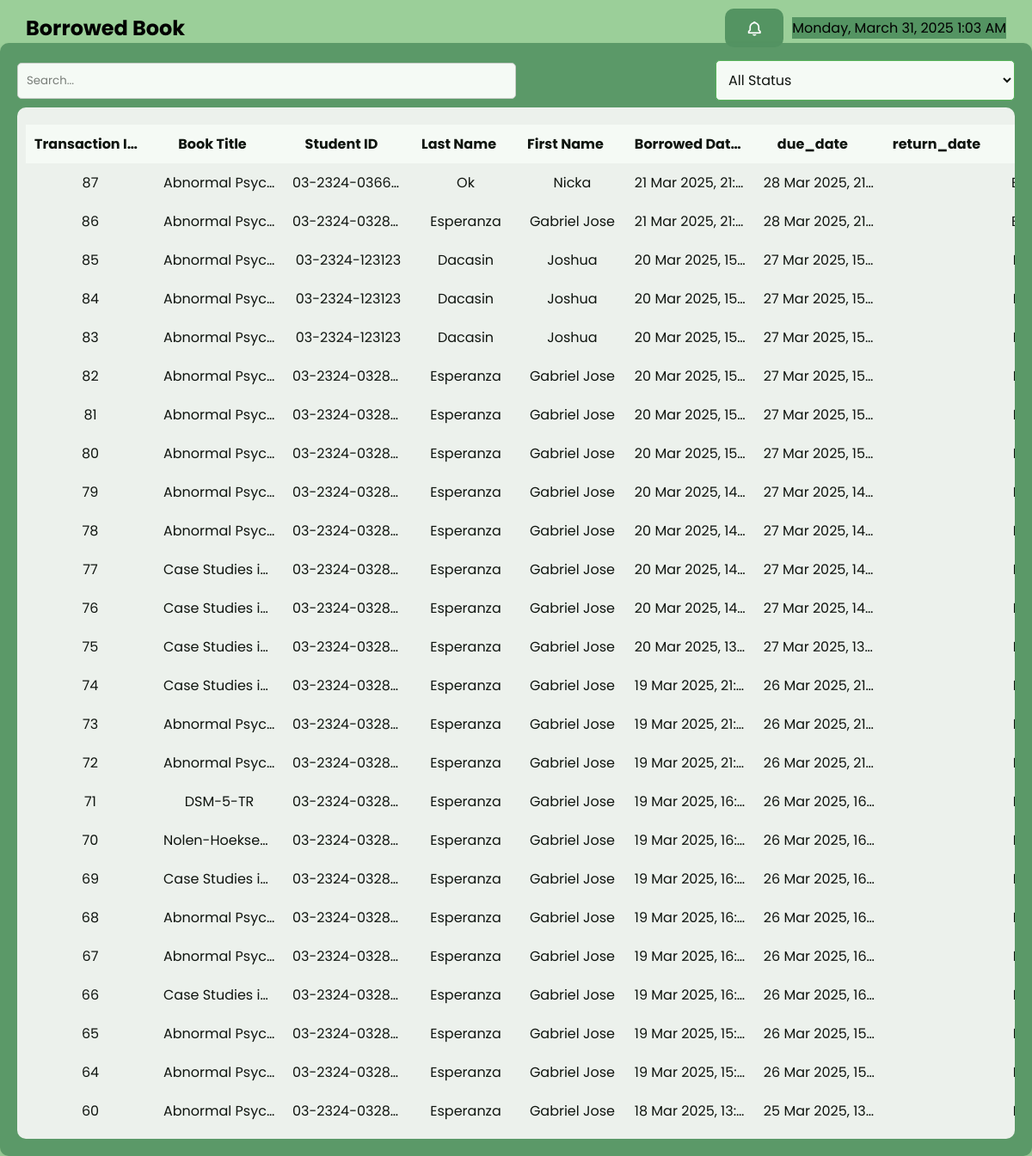
Page /borrowedbook.php on the earlier database version.
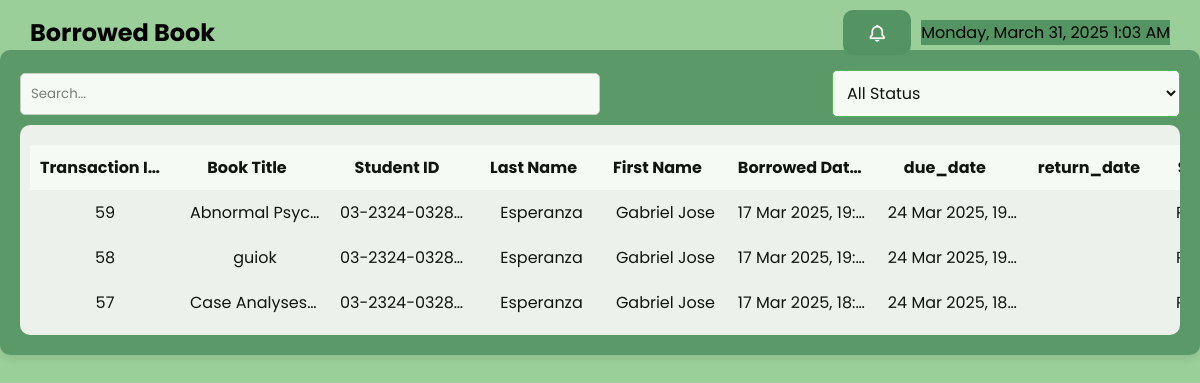
Same page on the later database version.
### tables this page shows
CREATE TABLE `borrow` (
  `transaction_id` int(11) NOT NULL,
  `student_id` varchar(255) NOT NULL,
  `book_code` varchar(255) NOT NULL,
  `title` varchar(255) NOT NULL,
  `borrowed_date` varchar(255) NOT NULL,
  `due_date` varchar(255) NOT NULL,
  `status` varchar(255) NOT NULL,
  `server_time` varchar(255) NOT NULL DEFAULT current_timestamp()
);

CREATE TABLE `user` (
  `user_id` int(11) NOT NULL COMMENT 'Unique ID for each user.',
  `student_id` varchar(255) NOT NULL COMMENT 'Student ID "03-2324-xxxxxx"',
  `first_name` varchar(255) NOT NULL,
  `last_name` varchar(255) NOT NULL,
  `password` varchar(255) NOT NULL,
  `program` varchar(255) NOT NULL,
  `phinmaed_email` varchar(255) NOT NULL COMMENT 'PHINMA EMAIL',
  `year_level` varchar(255) NOT NULL,
  `department` varchar(100) NOT NULL COMMENT 'Course',
  `created_at` timestamp NOT NULL DEFAULT current_timestamp() ON UPDATE current_timestamp() COMMENT 'Registration date',
  `contact_number` bigint(15) NOT NULL COMMENT 'contact number',
  `status` tinyint(1) NOT NULL DEFAULT 1
);

### borrowedbook.php (the view, shortened to what this page needs)
<?php include 'db_config.php'; ?>
<!DOCTYPE html>
<html lang="en">
<head>
    <link rel="stylesheet" href="borrowedbook.css">
    <link rel="stylesheet" href="global.css">
    <link href='https://unpkg.com/boxicons@2.1.1/css/boxicons.min.css' rel='stylesheet'>
</head>
<body>
<nav class="header">
    <h1>Borrowed Book</h1>
    <div class="header-actions">
        <button id="notificationButton" class="notification-btn">
            <i class='bx bx-bell'></i>
        </button>
        <div class="header-right">
            <?php echo date('l, F j, Y g:i A'); ?>
        </div>
    </div>
</nav>
<div class="container3">
    <div class="search-sort">
        <input type="text" id="search3" placeholder="Search...">
        <select id="statusFilter" class="filter-attendance">
            <option value="">All Status</option>
        </select>
    </div>
    <div class="table-container4">
        <table>
            <thead>
                <tr>
                    <th data-column1="transaction_id" data-order="asc">Transaction ID<i class='bx bx-sort sort-icon'></i></th>
                    <th data-column1="title" data-order="asc">Book Title<i class='bx bx-sort sort-icon'></i></th>
                    <th data-column1="student_id" data-order="asc">Student ID<i class='bx bx-sort sort-icon'></i></th>
                    <th data-column1="last_name" data-order="asc">Last Name<i class='bx bx-sort sort-icon'></i></th>
                    <th data-column1="first_name" data-order="asc">First Name<i class='bx bx-sort sort-icon'></i></th>
                    <th data-column1="borrowed_date" data-order="asc">Borrowed Date<i class='bx bx-sort sort-icon'></i></th>
                    <th data-column1="due_date" data-order="asc">due_date<i class='bx bx-sort sort-icon'></i></th>
                    <th data-column1="return_date" data-order="asc">return_date<i class='bx bx-sort sort-icon'></i></th>
                    <th data-column1="status" data-order="asc">Status<i class='bx bx-sort sort-icon'></i></th>
                </tr>
            </thead>
            <tbody id="borrowedBookTableBody">
                <?php
                $query = "SELECT borrow.transaction_id, borrow.title, user.student_id, user.last_name, user.first_name,
                                 borrow.borrowed_date, borrow.due_date, borrow.return_date, borrow.status
                          FROM borrow
                          INNER JOIN user ON borrow.student_id = user.student_id
                          ORDER BY borrow.borrowed_date DESC";
                $result = $conn->query($query);
                if ($result->num_rows > 0) {
                    while ($row = $result->fetch_assoc()) {
                        $disabled = ($row['status'] === 'Returned') ? 'disabled' : '';
                        echo "<tr>
                                <td>{$row['transaction_id']}</td>
                                <td>{$row['title']}</td>
                                <td>{$row['student_id']}</td>
                                <td>{$row['last_name']}</td>
                                <td>{$row['first_name']}</td>
                                <td>{$row['borrowed_date']}</td>
                                <td>{$row['due_date']}</td>
                                <td>{$row['return_date']}</td>
                                <td>{$row['status']}</td>
                                <td>
                                <div class='actions_button'>
                                    <button class='return-btn' data-transaction-id='{$row['transaction_id']}' {$disabled}>Return</button>
                                </div>
                                </td>
                              </tr>";
                    }
                } else {
                    echo "<tr><td colspan='8'>No Borrowed Books Found.</td></tr>";
                }
                ?>
            </tbody>
        </table>
    </div>
</div>
</body>
</html>

Differences in the rows shown:
removed borrow: transaction_id "87", title "Abnormal Psyc…", user.student_id "03-2324-0366…", user.last_name "Ok", user.first_name "Nicka", borrowed_date "21 Mar 2025, 21:…", due_date "28 Mar 2025, 21…"
removed borrow: transaction_id "86", title "Abnormal Psyc…", user.student_id "03-2324-0328…", user.last_name "Esperanza", user.first_name "Gabriel Jose", borrowed_date "21 Mar 2025, 21:…", due_date "28 Mar 2025, 21…"
removed borrow: transaction_id "85", title "Abnormal Psyc…", user.student_id "03-2324-123123", user.last_name "Dacasin", user.first_name "Joshua", borrowed_date "20 Mar 2025, 15…", due_date "27 Mar 2025, 15…"
removed borrow: transaction_id "84", title "Abnormal Psyc…", user.student_id "03-2324-123123", user.last_name "Dacasin", user.first_name "Joshua", borrowed_date "20 Mar 2025, 15…", due_date "27 Mar 2025, 15…"
removed borrow: transaction_id "83", title "Abnormal Psyc…", user.student_id "03-2324-123123", user.last_name "Dacasin", user.first_name "Joshua", borrowed_date "20 Mar 2025, 15…", due_date "27 Mar 2025, 15…"
removed borrow: transaction_id "82", title "Abnormal Psyc…", user.student_id "03-2324-0328…", user.last_name "Esperanza", user.first_name "Gabriel Jose", borrowed_date "20 Mar 2025, 15…", due_date "27 Mar 2025, 15…"
removed borrow: transaction_id "81", title "Abnormal Psyc…", user.student_id "03-2324-0328…", user.last_name "Esperanza", user.first_name "Gabriel Jose", borrowed_date "20 Mar 2025, 15…", due_date "27 Mar 2025, 15…"
removed borrow: transaction_id "80", title "Abnormal Psyc…", user.student_id "03-2324-0328…", user.last_name "Esperanza", user.first_name "Gabriel Jose", borrowed_date "20 Mar 2025, 15…", due_date "27 Mar 2025, 15…"
removed borrow: transaction_id "79", title "Abnormal Psyc…", user.student_id "03-2324-0328…", user.last_name "Esperanza", user.first_name "Gabriel Jose", borrowed_date "20 Mar 2025, 14…", due_date "27 Mar 2025, 14…"
removed borrow: transaction_id "78", title "Abnormal Psyc…", user.student_id "03-2324-0328…", user.last_name "Esperanza", user.first_name "Gabriel Jose", borrowed_date "20 Mar 2025, 14…", due_date "27 Mar 2025, 14…"
removed borrow: transaction_id "77", title "Case Studies i…", user.student_id "03-2324-0328…", user.last_name "Esperanza", user.first_name "Gabriel Jose", borrowed_date "20 Mar 2025, 14…", due_date "27 Mar 2025, 14…"
removed borrow: transaction_id "76", title "Case Studies i…", user.student_id "03-2324-0328…", user.last_name "Esperanza", user.first_name "Gabriel Jose", borrowed_date "20 Mar 2025, 14…", due_date "27 Mar 2025, 14…"
removed borrow: transaction_id "75", title "Case Studies i…", user.student_id "03-2324-0328…", user.last_name "Esperanza", user.first_name "Gabriel Jose", borrowed_date "20 Mar 2025, 13…", due_date "27 Mar 2025, 13…"
removed borrow: transaction_id "74", title "Case Studies i…", user.student_id "03-2324-0328…", user.last_name "Esperanza", user.first_name "Gabriel Jose", borrowed_date "19 Mar 2025, 21:…", due_date "26 Mar 2025, 21…"
removed borrow: transaction_id "73", title "Abnormal Psyc…", user.student_id "03-2324-0328…", user.last_name "Esperanza", user.first_name "Gabriel Jose", borrowed_date "19 Mar 2025, 21:…", due_date "26 Mar 2025, 21…"
removed borrow: transaction_id "72", title "Abnormal Psyc…", user.student_id "03-2324-0328…", user.last_name "Esperanza", user.first_name "Gabriel Jose", borrowed_date "19 Mar 2025, 21:…", due_date "26 Mar 2025, 21…"
removed borrow: transaction_id "71", title "DSM-5-TR", user.student_id "03-2324-0328…", user.last_name "Esperanza", user.first_name "Gabriel Jose", borrowed_date "19 Mar 2025, 16:…", due_date "26 Mar 2025, 16…"
removed borrow: transaction_id "70", title "Nolen-Hoekse…", user.student_id "03-2324-0328…", user.last_name "Esperanza", user.first_name "Gabriel Jose", borrowed_date "19 Mar 2025, 16:…", due_date "26 Mar 2025, 16…"
removed borrow: transaction_id "69", title "Case Studies i…", user.student_id "03-2324-0328…", user.last_name "Esperanza", user.first_name "Gabriel Jose", borrowed_date "19 Mar 2025, 16:…", due_date "26 Mar 2025, 16…"
removed borrow: transaction_id "68", title "Abnormal Psyc…", user.student_id "03-2324-0328…", user.last_name "Esperanza", user.first_name "Gabriel Jose", borrowed_date "19 Mar 2025, 16:…", due_date "26 Mar 2025, 16…"
removed borrow: transaction_id "67", title "Abnormal Psyc…", user.student_id "03-2324-0328…", user.last_name "Esperanza", user.first_name "Gabriel Jose", borrowed_date "19 Mar 2025, 16:…", due_date "26 Mar 2025, 16…"
removed borrow: transaction_id "66", title "Case Studies i…", user.student_id "03-2324-0328…", user.last_name "Esperanza", user.first_name "Gabriel Jose", borrowed_date "19 Mar 2025, 16:…", due_date "26 Mar 2025, 16…"
removed borrow: transaction_id "65", title "Abnormal Psyc…", user.student_id "03-2324-0328…", user.last_name "Esperanza", user.first_name "Gabriel Jose", borrowed_date "19 Mar 2025, 15:…", due_date "26 Mar 2025, 15…"
removed borrow: transaction_id "64", title "Abnormal Psyc…", user.student_id "03-2324-0328…", user.last_name "Esperanza", user.first_name "Gabriel Jose", borrowed_date "19 Mar 2025, 15:…", due_date "26 Mar 2025, 15…"
removed borrow: transaction_id "60", title "Abnormal Psyc…", user.student_id "03-2324-0328…", user.last_name "Esperanza", user.first_name "Gabriel Jose", borrowed_date "18 Mar 2025, 13:…", due_date "25 Mar 2025, 13…"
added borrow: transaction_id "59", title "Abnormal Psyc…", user.student_id "03-2324-0328…", user.last_name "Esperanza", user.first_name "Gabriel Jose", borrowed_date "17 Mar 2025, 19:…", due_date "24 Mar 2025, 19…"
added borrow: transaction_id "58", title "guiok", user.student_id "03-2324-0328…", user.last_name "Esperanza", user.first_name "Gabriel Jose", borrowed_date "17 Mar 2025, 19:…", due_date "24 Mar 2025, 19…"
added borrow: transaction_id "57", title "Case Analyses…", user.student_id "03-2324-0328…", user.last_name "Esperanza", user.first_name "Gabriel Jose", borrowed_date "17 Mar 2025, 18:…", due_date "24 Mar 2025, 18…"
